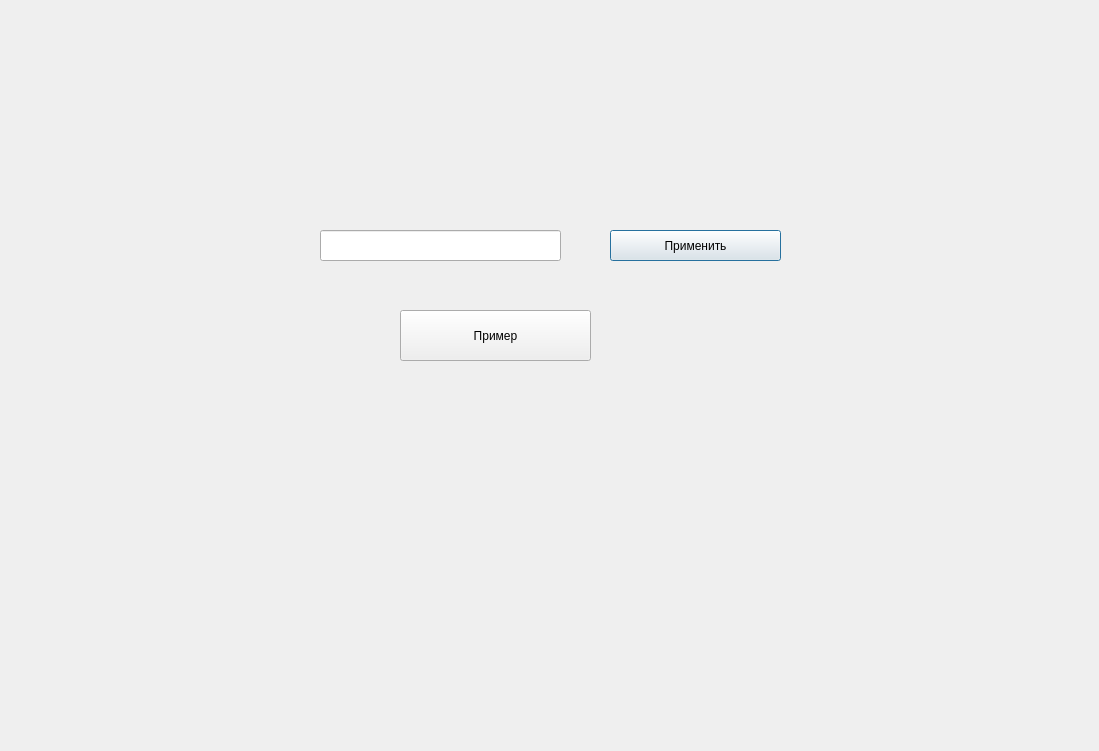
<?xml version="1.0" encoding="UTF-8"?>
<ui version="4.0">
 <class>Editing</class>
 <widget class="QDialog" name="Editing">
  <property name="enabled">
   <bool>true</bool>
  </property>
  <property name="geometry">
   <rect>
    <x>0</x>
    <y>0</y>
    <width>1099</width>
    <height>751</height>
   </rect>
  </property>
  <property name="sizeIncrement">
   <size>
    <width>0</width>
    <height>0</height>
   </size>
  </property>
  <property name="tabletTracking">
   <bool>false</bool>
  </property>
  <property name="windowTitle">
   <string>Dialog</string>
  </property>
  <property name="autoFillBackground">
   <bool>false</bool>
  </property>
  <widget class="QLabel" name="label_2">
   <property name="geometry">
    <rect>
     <x>10</x>
     <y>10</y>
     <width>1101</width>
     <height>751</height>
    </rect>
   </property>
   <property name="text">
    <string/>
   </property>
  </widget>
  <widget class="QLineEdit" name="exec_db">
   <property name="geometry">
    <rect>
     <x>320</x>
     <y>230</y>
     <width>241</width>
     <height>31</height>
    </rect>
   </property>
  </widget>
  <widget class="QPushButton" name="Send_exec">
   <property name="geometry">
    <rect>
     <x>610</x>
     <y>230</y>
     <width>171</width>
     <height>31</height>
    </rect>
   </property>
   <property name="text">
    <string>Применить</string>
   </property>
  </widget>
  <widget class="QLabel" name="exec_from_server">
   <property name="enabled">
    <bool>true</bool>
   </property>
   <property name="geometry">
    <rect>
     <x>350</x>
     <y>150</y>
     <width>421</width>
     <height>61</height>
    </rect>
   </property>
   <property name="text">
    <string/>
   </property>
  </widget>
  <widget class="QPushButton" name="pushButton">
   <property name="geometry">
    <rect>
     <x>400</x>
     <y>310</y>
     <width>191</width>
     <height>51</height>
    </rect>
   </property>
   <property name="text">
    <string>Пример</string>
   </property>
  </widget>
 </widget>
 <resources/>
 <connections/>
</ui>
